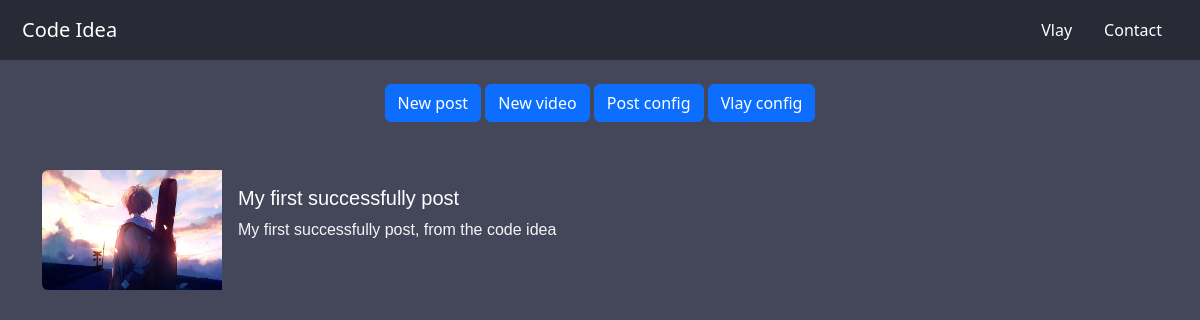
Page /code-idea/ (signed in) on the committed database.
### smcode/models.py (models this page shows, shortened)
class Posts(models.Model):
    title = models.CharField('title', max_length = 150)
    summary = models.CharField('summary', max_length = 150)
    created = models.DateTimeField('data', auto_now_add = True, blank = True, null = True)
    photo = models.ImageField('image', upload_to = 'photos/')
    content = models.TextField('content', blank = True)

### smcode/views.py (the view)
# urls.py: path('code-idea/', HomePageView.as_view(), name = 'home'),
class HomePageView(ListView):
    model = Posts
    ordering = ["-created"]
    template_name = 'index.html'

### templates/index.html (shortened to what this page needs)
{% extends 'base.html' %}
{% block content %}
    <br>
    {% if user.is_authenticated %}
    <div class="container">
    <div class="configuration">
        <a href="{% url 'post-new' %}">
            <button class="btn btn-primary">New post</button>
        </a>
        <a href="{% url 'post_video_new' %}">
            <button class="btn btn-primary">New video</button>
        </a>
        <a href="{% url 'lists' %}">
            <button class="btn btn-primary">Post config</button>
        </a>
        <a href="{% url 'conf-list' %}">
            <button class="btn btn-primary">Vlay config</button>
        </a>
    </div>
        <br><br>
        {% for p in object_list %}
        <a href="{% url 'details' p.pk %}">
        <div class="card mb-3" style="max-width: 540px;background: none;border: none;">
            <div class="row g-0">
              <div class="col-md-4">
                <img src="{{ p.photo.url }}" class="img-fluid rounded-start">
              </div>
              <div class="col-md-8">
                <div class="card-body">
                  <h5 class="text-title">{{ p.title }}</h5>
                  <p class="text-summary"> {{ p.summary }}</p>
                </div>
              </div>
            </div>
          </div>
          </a>
          {% endfor %}
    </div>
    {% endif %}
    <br><br>
{% endblock %}

### templates/base.html (style rules this page uses)
a { text-decoration: none; }
body { background: #44475a; }
.text-title { color: #FFFFFF; font-family: 'Gill Sans', 'Gill Sans MT', Calibri, 'Trebuchet MS', sans-serif; }
.text-summary { color: #F5F5F5; font-family:'Lucida Sans', 'Lucida Sans Regular', 'Lucida Grande', 'Lucida Sans Unicode', Geneva, Verdana, sans-serif; }
.configuration { width: 100%; height: auto; border: none; background: none; text-align: center; }

### rows in the picture
Posts: photo (picture), title "My first successfully post", summary "My first successfully post, from the code idea"
